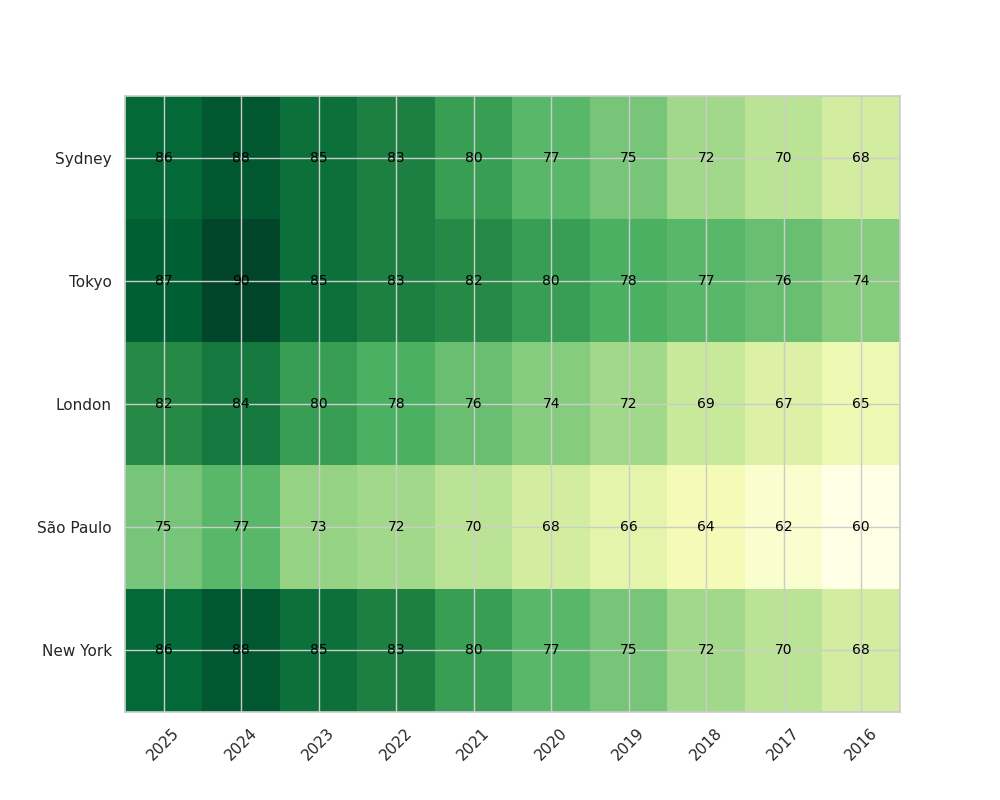

Write the Python code that produced this figure.
import matplotlib.pyplot as plt
import numpy as np

cities = ['Sydney', 'Tokyo', 'London', 'São Paulo', 'New York']
years = np.arange(2025, 2015, -1)

ucri_scores = np.array([
    [86, 88, 85, 83, 80, 77, 75, 72, 70, 68],
    [87, 90, 85, 83, 82, 80, 78, 77, 76, 74],
    [82, 84, 80, 78, 76, 74, 72, 69, 67, 65],
    [75, 77, 73, 72, 70, 68, 66, 64, 62, 60],
    [86, 88, 85, 83, 80, 77, 75, 72, 70, 68]
])

fig, ax = plt.subplots(figsize=(10, 8))
cax = ax.imshow(ucri_scores, cmap='YlGn', aspect='auto')

ax.set_xticks(np.arange(len(years)))
ax.set_yticks(np.arange(len(cities)))
ax.set_xticklabels(years)
ax.set_yticklabels(cities)

# Annotate cells with scores
for i in range(len(cities)):
    for j in range(len(years)):
        ax.text(j, i, ucri_scores[i, j], va='center', ha='center', color='black', fontsize=10)

plt.xticks(rotation=45)
plt.show()
